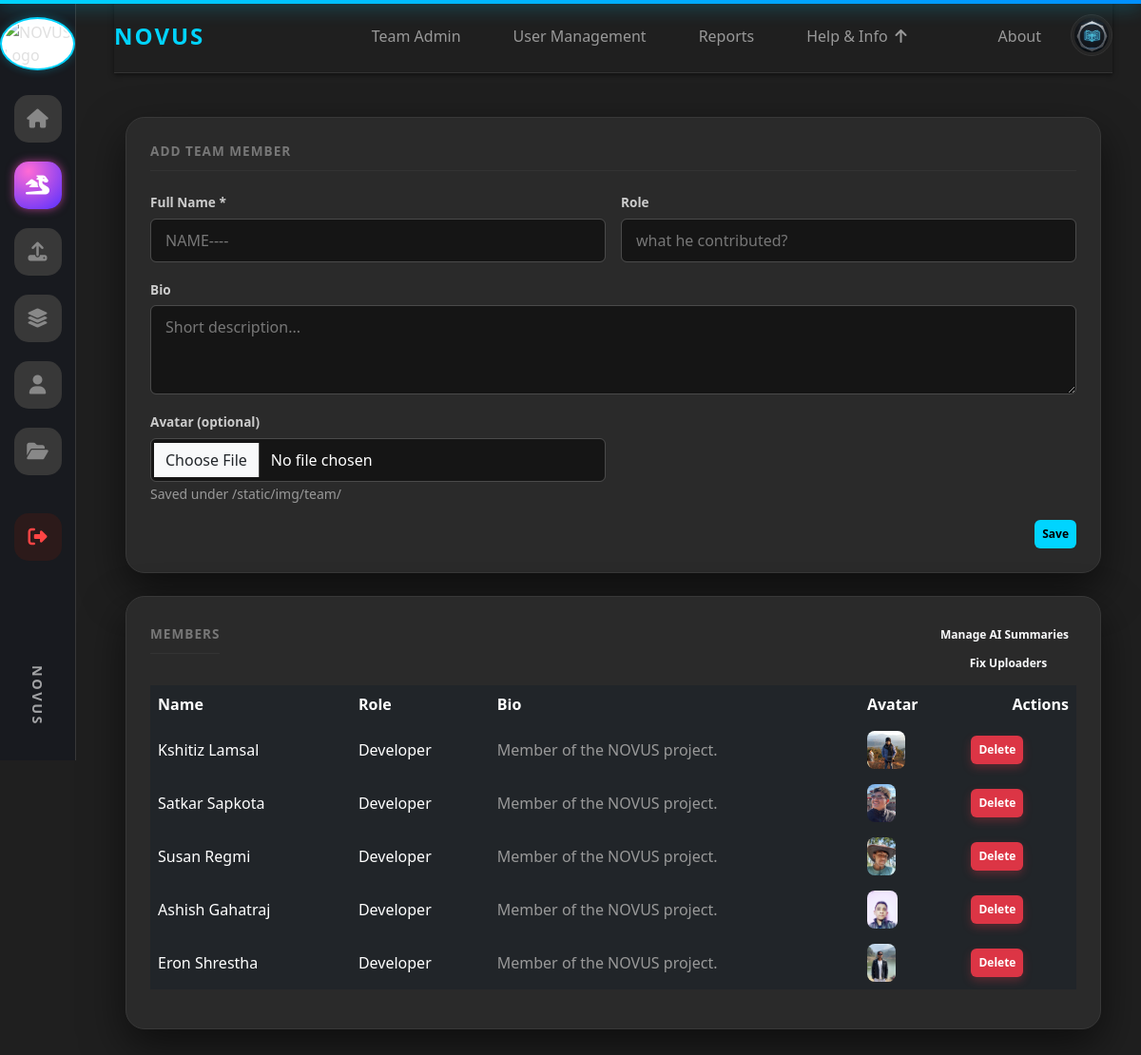
Page /admin/team (signed in) on the committed database.
### tables this page shows
CREATE TABLE team (
      id INTEGER PRIMARY KEY,
      full_name   TEXT NOT NULL,
      role        TEXT,
      bio         TEXT,
      avatar_path TEXT,     -- relative to /static e.g. img/team/name.png
      initials    TEXT,
      created_at  TEXT
    );

### app.py (the view, shortened to what this page needs)
@app.route("/admin/team", methods=["GET", "POST"], endpoint="team_admin")
@admin_required
def team_admin():
    try:
        conn = get_conn()
        c = conn.cursor()
        members = c.execute(
            "SELECT id, full_name, role, bio, avatar_path FROM team ORDER BY id"
        ).fetchall()
        conn.close()
        return render_template('team_admin.html', members=members)
    except Exception as e:
        import traceback
        traceback.print_exc()
        try:
            conn.close()
        except Exception:
            pass
        flash(f"Error loading Team Admin: {str(e)}", "danger")
        return redirect(url_for('home'))
    return render_template("team_admin.html", members=members)

### app.py (called while the page is built)
def get_conn():
    return sqlite3.connect(DB_PATH)

@app.before_request
def check_banned():
    uid = session.get("user_id")
    if not uid:
        return
    conn = get_conn()
    c = conn.cursor()
    c.execute("SELECT COALESCE(is_banned,0), COALESCE(status,'active') FROM users WHERE id=?", (uid,))
    row = c.fetchone()
    conn.close()
    if row:
        is_banned, status = row
        if int(is_banned) == 1 or status == "banned":
            session.clear()
            flash("Your account has been banned.", "danger")
            return redirect(url_for("login"))

@app.context_processor
def inject_user_avatar():
    return {
        'user_avatar': session.get('avatar_url'),
        'user_id': session.get('user_id')
    }

def admin_required(f):
    @wraps(f)
    def wrapper(*args, **kwargs):
        if session.get("role") != "admin":
            flash("Admin access required.", "danger")
            return redirect(url_for("home"))
        return f(*args, **kwargs)
    return wrapper

@app.before_request
def _ensure_db_initialized():
    global _db_init_done
    if not _db_init_done:
        try:
            init_db()
        except Exception:
            pass
        _db_init_done = True

### templates/team_admin.html (shortened to what this page needs)
{% extends "base.html" %}
{% block content %}
<div class="container py-3">
  <div class="section-container mb-4">
    <div class="section-title">Add Team Member</div>
    <form action="/admin/team" method="post" enctype="multipart/form-data" class="row g-3">
      <div class="col-md-6">
        <label class="form-label">Full Name *</label>
        <input name="full_name" class="form-control" required placeholder="NAME----">
      </div>
      <div class="col-md-6">
        <label class="form-label">Role</label>
        <input name="role" class="form-control" placeholder="what he contributed?">
      </div>
      <div class="col-12">
        <label class="form-label">Bio</label>
        <textarea name="bio" rows="3" class="form-control" placeholder="Short description..."></textarea>
      </div>
      <div class="col-md-6">
        <label class="form-label">Avatar (optional)</label>
        <input type="file" name="avatar" class="form-control" accept="image/*">
        <small class="text-muted">Saved under /static/img/team/</small>
      </div>
      <div class="col-12 d-flex justify-content-end">
        <button class="btn btn-neon">Save</button>
      </div>
    </form>
  </div>
  <div class="section-container">
    <div class="d-flex justify-content-between align-items-center mb-2">
      <div class="section-title">Members</div>
      <div>
        <a href="{{ url_for('admin_ai_summaries') }}" class="btn btn-outline-light btn-sm">Manage AI Summaries</a>
        <a href="{{ url_for('admin_fix_uploaders') }}" class="btn btn-outline-light btn-sm ms-2">Fix Uploaders</a>
      </div>
    </div>
    <div class="table-responsive">
      <table class="table table-dark table-borderless align-middle">
        <thead><tr><th>Name</th><th>Role</th><th>Bio</th><th>Avatar</th><th class="text-end">Actions</th></tr></thead>
        <tbody>
          {% for m in members %}
          <tr>
            <td>{{ m[1] }}</td>
            <td>{{ m[2] }}</td>
            <td class="text-muted">{{ m[3] }}</td>
            <td>
              {% if m[4] %}
                <img src="{{ url_for('static', filename=m[4]) }}" style="height:40px;border-radius:8px;">
              {% else %}
                <span class="text-muted">—</span>
              {% endif %}
            </td>
            <td class="text-end">
              <form action="{{ url_for('team_delete', member_id=m[0]) }}" method="post" class="d-inline">
                <button class="btn btn-sm btn-danger">Delete</button>
              </form>
            </td>
          </tr>
          {% else %}
          <tr><td colspan="5" class="text-center text-muted">No members yet.</td></tr>
          {% endfor %}
        </tbody>
      </table>
    </div>
  </div>
</div>
{% endblock %}

### rows in the picture
team: full_name "Kshitiz Lamsal", role "Developer", bio "Member of the NOVUS project.", avatar_path (picture)
team: full_name "Satkar Sapkota", role "Developer", bio "Member of the NOVUS project.", avatar_path (picture)
team: full_name "Susan Regmi", role "Developer", bio "Member of the NOVUS project.", avatar_path (picture)
team: full_name "Ashish Gahatraj", role "Developer", bio "Member of the NOVUS project.", avatar_path (picture)
team: full_name "Eron Shrestha", role "Developer", bio "Member of the NOVUS project.", avatar_path (picture)
